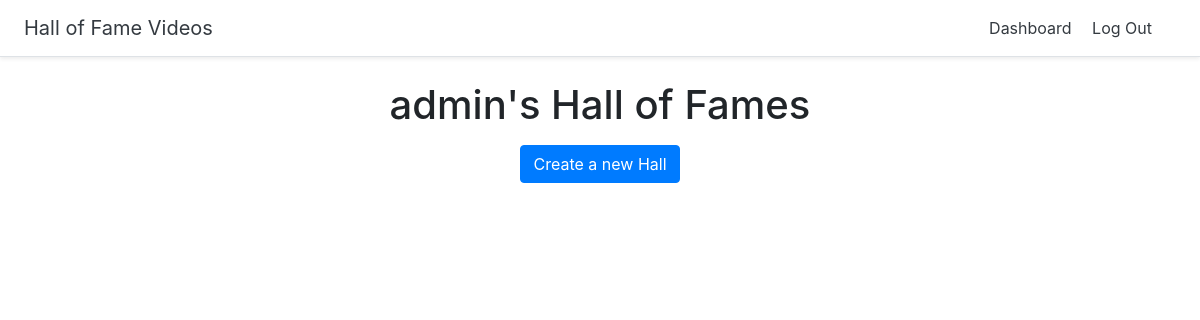
Before: /dashboard/ (signed in) with the older database file.
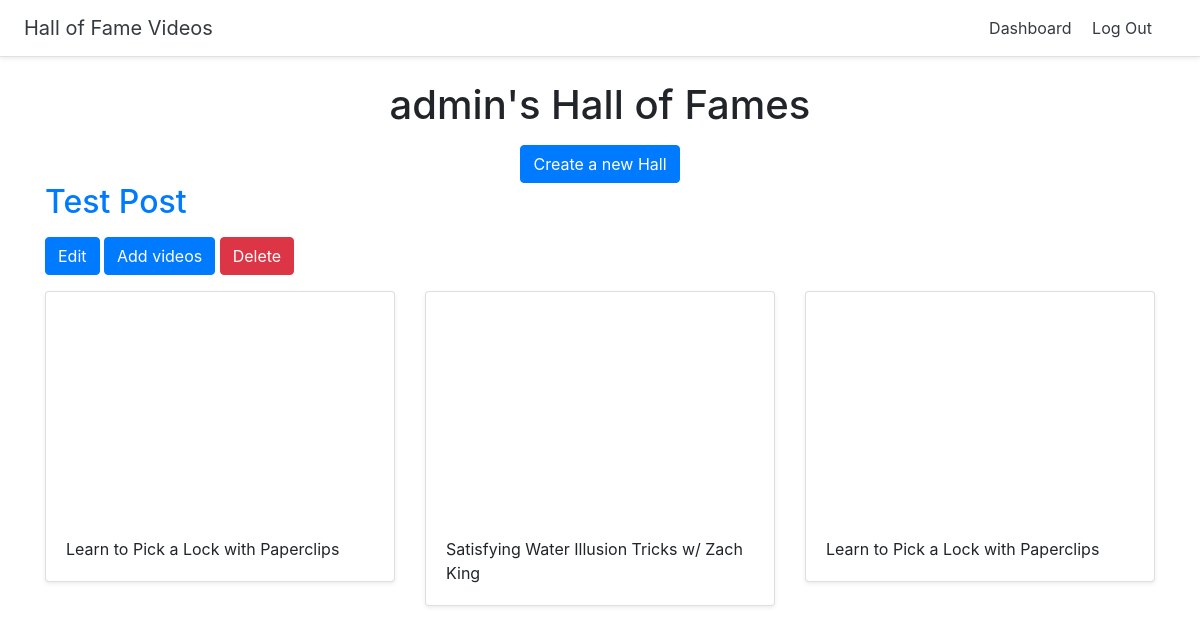
After: the same page with the newer database file.
### halls/models.py (models this page shows, shortened)
class Hall(models.Model):
    title = models.CharField(max_length=255)
    user = models.ForeignKey(User, on_delete=models.CASCADE)

class Video(models.Model):
    title = models.CharField(max_length=255)
    url = models.URLField()
    youtube_id = models.CharField(max_length=255)
    hall = models.ForeignKey(Hall, on_delete=models.CASCADE)

### halls/views.py (the view)
# urls.py: path('dashboard/', views.dashboard, name='dashboard'),
@login_required(login_url='halls:login')
def dashboard(request):
    halls = models.Hall.objects.filter(user=request.user)
    return render(request, 'halls/dashboard.html', {'halls': halls})

### halls/templates/halls/dashboard.html
{% extends 'halls/base.html' %}
{% block content %}
    <div class="container">
        <div class="text-center mt-4">
            <h1 >{{ user.username }}'s Hall of Fames</h1>
            <a href="{% url 'halls:create' %}" class="mt-2 btn btn-primary">Create a new Hall</a>
        </div>
        {% for hall in halls %}
            <h2><a href="{% url 'halls:detail_hall' hall.id %}">{{ hall.title }}</a></h2>
            <a href="{% url 'halls:update_hall' hall.id %}" class="mt-2 btn btn-primary">Edit</a>
            <a href="{% url 'halls:add_video' hall.id %}" class="mt-2 btn btn-primary">Add videos</a>
            <a href="{% url 'halls:delete_hall' hall.id %}" class="mt-2 btn btn-danger">Delete</a>
            <div class="row">
                {% for video in hall.video_set.all %}
                    <div class="col-md-4 mt-3">
                        <div class="card mb-4 shadow-sm">
                            <iframe width="100%" height="225" src="https://www.youtube.com/embed/' + video['id']['videoId'] + '" frameborder="0" allow="accelerometer; autoplay; encrypted-media; gyroscope; picture-in-picture" allowfullscreen></iframe>
                            <div class="card-body">
                                <p class="card-text">{{ video.title }}</p>
                            </div>
                        </div>
                    </div>
                {% endfor %}
            </div>
        {% endfor %}
    </div>
{% endblock %}

Changed rows visible on the page:
added Hall: title "Test Post"
added Video: title "Learn to Pick a Lock with Paperclips"
added Video: title "Satisfying Water Illusion Tricks w/ Zach King"
added Video: title "Learn to Pick a Lock with Paperclips"
